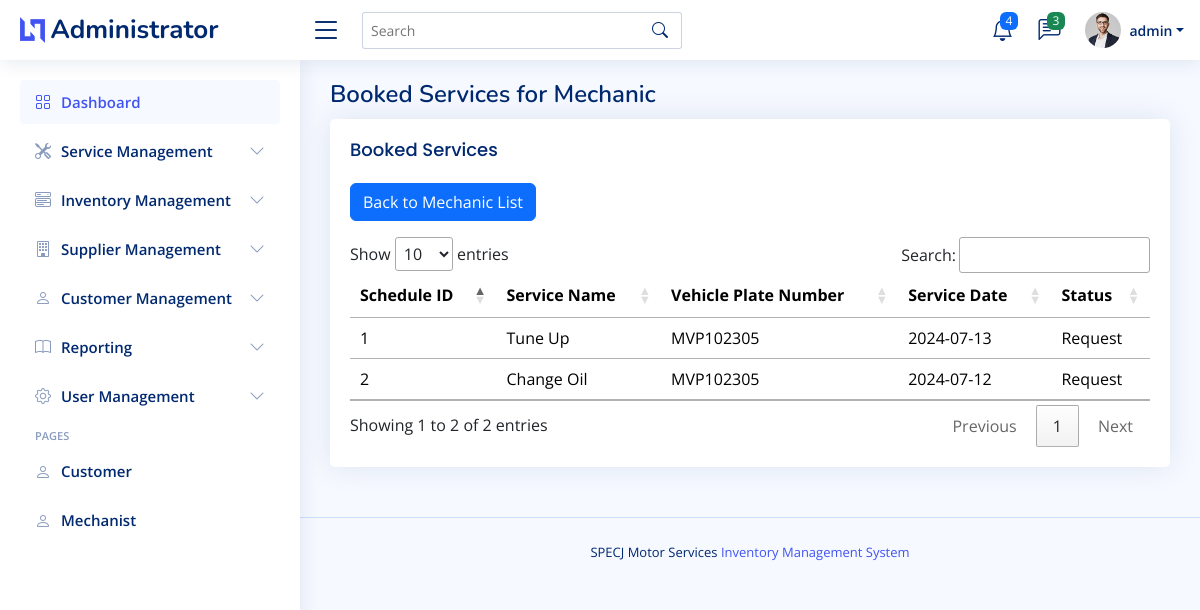
/admin/mechanic_list_of_services.php?mechanist_id=1 (signed in), run on the app's committed database.
### tables this page shows
CREATE TABLE `scheduling_services_tbl`  (
  `sched_service_id` int NOT NULL AUTO_INCREMENT,
  `customer_id` int NULL DEFAULT NULL,
  `vehicle_id` int NULL DEFAULT NULL,
  `services_id` int NULL DEFAULT NULL,
  `service_description` varchar(255) NULL DEFAULT NULL,
  `service_date` date NULL DEFAULT NULL,
  `preferred_time` time NULL DEFAULT NULL,
  `mechanist_id` int NULL DEFAULT NULL,
  `technician_notes` varchar(255) NULL DEFAULT NULL,
  `customer_comments` varchar(255) NULL DEFAULT NULL,
  `special_instruction` varchar(255) NULL DEFAULT NULL,
  `status` varchar(255) NULL DEFAULT NULL,
  PRIMARY KEY (`sched_service_id`) USING BTREE
);

CREATE TABLE `services_tbl`  (
  `id` int NOT NULL AUTO_INCREMENT,
  `services_type` enum('Car','Motorcycle') NOT NULL,
  `services_name` varchar(255) NOT NULL,
  `price` decimal(10, 2) NOT NULL,
  PRIMARY KEY (`id`) USING BTREE
);

CREATE TABLE `c_vehicles_registration_tbl`  (
  `id` int NOT NULL AUTO_INCREMENT,
  `customer_id` int NULL DEFAULT NULL,
  `vehicle_model` varchar(100) NOT NULL,
  `vehicle_year` int NOT NULL,
  `license_plate` varchar(20) NOT NULL,
  `mileage` int NULL DEFAULT NULL,
  `vin` varchar(50) NULL DEFAULT NULL,
  `registration_date` date NULL DEFAULT NULL,
  `notes` text NULL,
  PRIMARY KEY (`id`) USING BTREE,
  INDEX `customer_id`(`customer_id` ASC) USING BTREE,
  CONSTRAINT `c_vehicles_registration_tbl_ibfk_1` FOREIGN KEY (`customer_id`) REFERENCES `customers_tbl` (`id`) ON DELETE RESTRICT ON UPDATE RESTRICT
);

### admin/mechanic_list_of_services.php (the view, shortened to what this page needs)
<?php
include("admin_header.php");
?>
<body>
    <?php
    include("admin_topnav.php");
    include("admin_sidenav.php");
    ?>
    <main id="main" class="main">
        <div class="pagetitle">
            <h1>Booked Services for Mechanic</h1>
        </div>
        <section class="section">
            <div class="row">
                <div class="col-lg-12">
                    <div class="card">
                        <div class="card-body">
                            <h5 class="card-title">Booked Services</h5>
                            <a href="mechanist_assign_services.php"><button type="button" class="btn btn-primary mb-3"  >Back to Mechanic List</button></a>
                            <?php
                            if (isset($_GET['mechanist_id'])) {
                                $mechanist_id = $_GET['mechanist_id'];
                                $scheduleQuery = "
                                    SELECT
                                        ss.sched_service_id,
                                        ss.status,
                                        s.services_name,
                                        ss.service_date,
                                        v.license_plate AS vehicle_no
                                    FROM
                                        scheduling_services_tbl ss
                                    INNER JOIN
                                        services_tbl s ON ss.services_id = s.id
                                    INNER JOIN
                                        c_vehicles_registration_tbl v ON ss.vehicle_id = v.id
                                    WHERE
                                        ss.mechanist_id = ?
                                ";
                                $scheduleStmt = $connection->prepare($scheduleQuery);
                                $scheduleStmt->bind_param('i', $mechanist_id);
                                $scheduleStmt->execute();
                                $scheduleResult = $scheduleStmt->get_result();
                                if ($scheduleResult->num_rows > 0) {
                                    echo "<table id='bookedServicesTable' class='table table-hovered'>";
                                    echo "<thead>";
                                    echo "<tr>";
                                    echo "<th>Schedule ID</th>";
                                    echo "<th>Service Name</th>";
                                    echo "<th>Vehicle Plate Number</th>";
                                    echo "<th>Service Date</th>";
                                    echo "<th>Status</th>";
                                    echo "</tr>";
                                    echo "</thead>";
                                    echo "<tbody>";
                                    while ($scheduleRow = $scheduleResult->fetch_assoc()) {
                                        echo "<tr>";
                                        echo "<td>" . htmlspecialchars($scheduleRow['sched_service_id']) . "</td>";
                                        echo "<td>" . htmlspecialchars($scheduleRow['services_name']) . "</td>";
                                        echo "<td>" . htmlspecialchars($scheduleRow['vehicle_no']) . "</td>";
                                        echo "<td>" . htmlspecialchars($scheduleRow['service_date']) . "</td>";
                                        echo "<td>" . htmlspecialchars($scheduleRow['status']) . "</td>";
                                        echo "</tr>";
                                    }
                                    echo "</tbody>";
                                    echo "</table>";
                                } else {
                                    echo "<p>No booked services found for this mechanic.</p>";
                                }
                            } else {
                                echo "<p>Invalid request.</p>";
                            }
                            ?>
                        </div>
                    </div>
                </div>
            </div>
        </section>
    </main>
    <?php
    include("admin_footer.php");
    ?>
</body>
</html>

### assets/css/style.css (style rules this page uses)
:root { scroll-behavior: smooth; }
body { font-family: "Open Sans", sans-serif; background: #f6f9ff; color: #444444; }
h1, h2, h3, h4, h5, h6 { font-family: "Nunito", sans-serif; }
#main { margin-top: 60px; padding: 20px 30px; transition: all 0.3s; }
.pagetitle { margin-bottom: 10px; }
.pagetitle h1 { font-size: 24px; margin-bottom: 0; font-weight: 600; color: #012970; }
.card { margin-bottom: 30px; border: none; border-radius: 5px; box-shadow: 0px 0 30px rgba(1, 41, 112, 0.1); }
.card-title { padding: 20px 0 15px 0; font-size: 18px; font-weight: 500; color: #012970; font-family: "Poppins", sans-serif; }
.card-body { padding: 0 20px 20px 20px; }
@media (min-width: 1200px) { #main, #footer { margin-left: 300px; } }

### data on the page
scheduling_services_tbl: sched_service_id "1", services_tbl.services_name "Tune Up", c_vehicles_registration_tbl.license_plate "MVP102305", service_date "2024-07-13", status "Request"
scheduling_services_tbl: sched_service_id "2", services_tbl.services_name "Change Oil", c_vehicles_registration_tbl.license_plate "MVP102305", service_date "2024-07-12", status "Request"

### other printed values
$_SESSION['username'] "admin"
